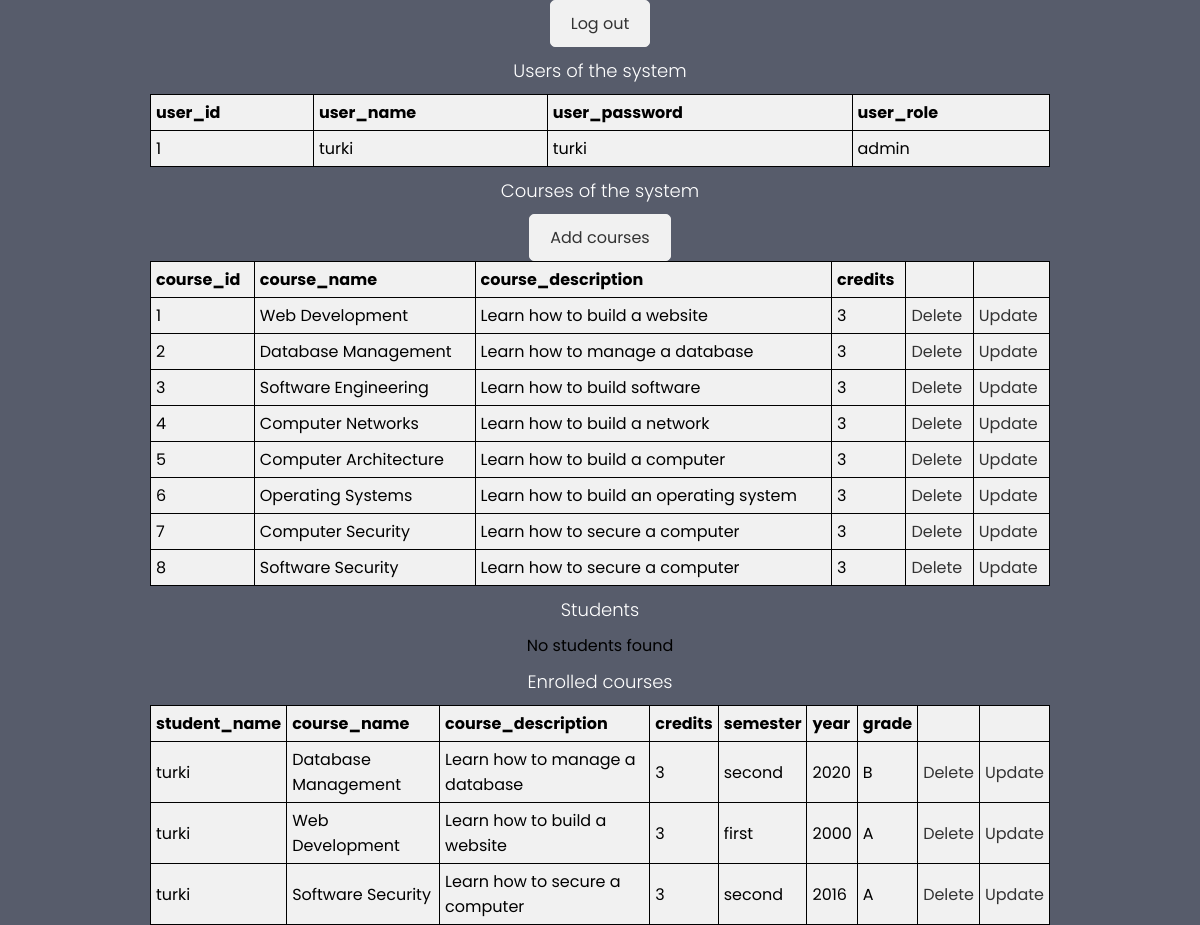
The app's page /admin.php with its own data.
### tables this page shows
CREATE TABLE `users` (
    `user_id` int(11) NOT NULL AUTO_INCREMENT,
    `user_name` varchar(255) NOT NULL,
    `user_email` varchar(255) NOT NULL,
    `user_password` varchar(255) NOT NULL,
    `user_role` varchar(255) NOT NULL,
    PRIMARY KEY (`user_id`)
);

CREATE TABLE `course` (
    `course_id` int(11) NOT NULL AUTO_INCREMENT,
    `course_name` varchar(255) NOT NULL,
    `course_description` varchar(255) NOT NULL,
    `course_credits` int(11) NOT NULL,
    PRIMARY KEY (`course_id`)
);

CREATE TABLE `enrollment` (
    `enrollment_id` int(11) NOT NULL AUTO_INCREMENT,
    `user_id` int(11) NOT NULL,
    `course_id` int(11) NOT NULL,
    `enrollment_semester` varchar(255) NOT NULL,
    `enrollment_year` int(11) NOT NULL,
    `enrollment_grade` varchar(255) NOT NULL,
    PRIMARY KEY (`enrollment_id`),
    FOREIGN KEY (`user_id`) REFERENCES `users` (`user_id`),
    FOREIGN KEY (`course_id`) REFERENCES `course` (`course_id`)
);

### operations.php (called while the page is built, shortened)
<?php
require 'db.php';
class Operations extends DBConfig{
    public $conn;
    protected $servername;
    protected $username;
    protected $password;
    protected $dbname;
    public function __construct(){
        $dbParam = new DBConfig();
        $this->servername = $dbParam->servername;
        $this->username = $dbParam->username;
        $this->password = $dbParam->password;
        $this->dbname = $dbParam->dbname;
    }
    public function dbConnect(){
        try{
            $this->conn = new mysqli($this->servername, $this->username, $this->password, $this->dbname);
            if(mysqli_connect_errno()){
                throw new Exception("Could not connect to database" . mysqli_connect_error());
            }else{
                return true;
            }
        }catch(Exception $e){
            throw new Exception($e->getMessage());
        }
    }
    public function retrieveUsers(){
        try{
            $sql = "SELECT * FROM users ";
            $result = $this->conn->query($sql);
            if($result->num_rows > 0){
                return $result;
            }else{
                throw new Exception("No users found");
            }
        }catch(Exception $e){
            throw new Exception($e->getMessage());
        }
    }
    public function retrieveCourses(){
        try{
            $sql = "SELECT * FROM course";
            $result = $this->conn->query($sql);
            if($result->num_rows > 0){
                return $result;
            }else{
                throw new Exception("No courses found");
            }
        }catch(Exception $e){
            throw new Exception($e->getMessage());
        }
    }
    public function displayEnrolledCourses(){
        try{
            $sql = "SELECT * FROM enrollment INNER JOIN course ON enrollment.course_id = course.course_id INNER JOIN users ON enrollment.user_id = users.user_id";
            $result = $this->conn->query($sql);
            if($result->num_rows > 0){
                return $result;
            }else{
                throw new Exception("No courses found");
            }
        }catch(Exception $e){
            throw new Exception($e->getMessage());
        }
    }
}
?>

### db.php (called while the page is built, shortened)
<?php
class DBConfig{
    public function __construct(){
        $this->servername = "localhost";
        $this->username = "root";
        $this->password = "";
        $this->dbname = "SIS";
    }
}
?>

### admin.php (the view, shortened to what this page needs)
<!DOCTYPE html>
<html lang="en">
<head>
    <link rel="stylesheet" href="style.css">
</head>
<body>
    <ul>
        <li><a href="logout.php" >Log out</a></li>
    </ul>
    <span class="span-style">Users of the system</span>
    <?php
            include_once 'operations.php';
            $operations = new Operations();
            $operations->dbConnect();
            try{
                $result = $operations->retrieveUsers();
                if($result->num_rows > 0){
                    echo "<table>";
                    echo "<tr>";
                    echo "<th>user_id</th>";
                    echo "<th>user_name</th>";
                    echo "<th>user_password</th>";
                    echo "<th>user_role</th>";
                    echo "</tr>";
                    echo "<tr>";
                    while($row = $result->fetch_assoc() ){
                        echo "<td>".$row['user_id']."</td>";
                        echo "<td>".$row['user_name']."</td>";
                        echo "<td>".$row["user_password"]."</td>";
                        echo "<td>".$row["user_role"]."</td>";
                        echo "</tr>";
                    }
                    echo "</table>";
                }else{
                    echo "No users found";
                }
            }catch(Exception $e){
                echo $e->getMessage();
            }
        ?>
        <span class="span-style">Courses of the system</span>
            <ul>
                <li><a href="add.php">Add courses</a></li>
            </ul>
        <?php
            try{
                $result = $operations->retrieveCourses();
                if($result->num_rows > 0){
                    echo "<table>";
                    echo "<tr>";
                    echo "<th>course_id</th>";
                    echo "<th>course_name</th>";
                    echo "<th>course_description</th>";
                    echo "<th>credits</th>";
                    echo "<th></th>";
                    echo "<th></th>";
                    echo "</tr>";
                    echo "<tr>";
                    while($row = $result->fetch_assoc() ){
                        echo "<td>".$row['course_id']."</td>";
                        echo "<td>".$row['course_name']."</td>";
                        echo "<td>".$row["course_description"]."</td>";
                        echo "<td>".$row["course_credits"]."</td>";
                        echo "<td><a href='delete.php?course_id=".$row['course_id']."'>Delete</a></td>";
                        echo "<td><a href='update.php?course_id=".$row['course_id']."'>Update</a></td>";
                        echo "</tr>";
                    }
                    echo "</table>";
                }else{
                    echo "No courses found";
                }
            }catch(Exception $e){
                echo $e->getMessage();
            }
        ?>
        <span class="span-style">Students</span>
        <?php
            try{
                $result = $operations->retrieveStudents();
                if($result->num_rows > 0){
                    echo "<table>";
                    echo "<th>student_id</th>";
                    echo "<th>student_name</th>";
                    echo "<th>student_email</th>";
                    echo "<th>student_password</th>";
                    echo "<th></th>";
                    echo "<th></th>";
                    echo "</tr>";
                    echo "<tr>";
                    while($row = $result->fetch_assoc() ){
                        echo "<td>".$row['user_id']."</td>";
                        echo "<td>".$row['user_name']."</td>";
                        echo "<td>".$row["user_email"]."</td>";
                        echo "<td>".$row["user_password"]."</td>";
                        echo "<td> <a href='delete_user.php?user_id=".$row['user_id']."'>Delete</a></td>";
                        echo "<td> <a href='enroll.php?user_id=".$row['user_id']."'>Enroll</a></td>";
                        echo "</tr>";
                    }
                    echo "</table>";
                }else{
                    echo "No students found";
                }
            }catch(Exception $e){
                echo $e->getMessage();
            }
            ?>
            <span class='span-style'>Enrolled courses</span>
            <?php
            try{
                $result = $operations->displayEnrolledCourses();
                if($result->num_rows > 0){
                    echo "<table>";
                    echo "<tr>";
                    echo "<th>student_name</th>";
                    echo "<th>course_name</th>";
                    echo "<th>course_description</th>";
                    echo "<th>credits</th>";
                    echo "<th>semester</th>";
                    echo "<th>year</th>";
                    echo "<th>grade</th>";
                    echo "<th></th>";
                    echo "<th></th>";
                    echo "</tr>";
                    echo "<tr>";
                    while($row = $result->fetch_assoc() ){
                        echo "<td>".$row["user_name"]."</td>";
                        echo "<td>".$row['course_name']."</td>";
                        echo "<td>".$row["course_description"]."</td>";
                        echo "<td>".$row["course_credits"]."</td>";
                        echo "<td>".$row["enrollment_semester"]."</td>";
                        echo "<td>".$row["enrollment_year"]."</td>";
                        echo "<td>".$row["enrollment_grade"]."</td>";
                        echo "<td><a href='delete_enrollment.php?course_id=".$row['course_id']."&user_id=".$row['user_id']."'>Delete</a></td>";
                        echo "<td><a href='update_enrollment.php?course_id=".$row['course_id']."&user_id=".$row['user_id']."&grade=".$row['enrollment_grade']."&semester=".$row['enrollment_semester']."&year=".$row['enrollment_year']."'>Update</a></td>";
                        echo "</tr>";
                    }
                    echo "</table>";
                }else{
                    echo "No courses found";
                }
            }catch(Exception $e){
                echo $e->getMessage();
            }
        ?>
</body>
</html>

### style.css (style rules this page uses)
* { margin: 0; padding: 0; box-sizing: border-box; font-family: 'Poppins', sans-serif; }
body { background: #575c6b; display: flex; justify-content: center; align-items: center; min-height: 100vh; flex-direction: column; }
ul { list-style: none; display: flex; justify-content: center; flex-direction: row; }
a { text-decoration: none; color: #333; }
li { margin: 0 10px; border: 1px solid #f1f1f1; padding: 10px 20px; border-radius: 5px; background-color: #f1f1f1; }
.span-style { font-size: 18px; font-weight: 300; text-align: center; margin-bottom: 10px; color: white; margin-top: 10px; }

### admin.php (style rules this page uses)
table, th, td { border: 1px solid black; }
table { border-collapse: collapse; }
th, td { padding: 5px; }
th { text-align: left; }
table { width: 75%; }
th,tr,td { background-color: #f1f1f1;color: black; }

### records on screen
users: user_id "1", user_name "turki", user_password "turki", user_role "admin"
course: course_id "1", course_name "Web Development", course_description "Learn how to build a website", course_credits "3"
course: course_id "2", course_name "Database Management", course_description "Learn how to manage a database", course_credits "3"
course: course_id "3", course_name "Software Engineering", course_description "Learn how to build software", course_credits "3"
course: course_id "4", course_name "Computer Networks", course_description "Learn how to build a network", course_credits "3"
course: course_id "5", course_name "Computer Architecture", course_description "Learn how to build a computer", course_credits "3"
course: course_id "6", course_name "Operating Systems", course_description "Learn how to build an operating system", course_credits "3"
course: course_id "7", course_name "Computer Security", course_description "Learn how to secure a computer", course_credits "3"
course: course_id "8", course_name "Software Security", course_description "Learn how to secure a computer", course_credits "3"
enrollment: user.user_name "turki", course.course_name "Database Management", course.course_description "Learn how to manage a database", course.course_credits "3", enrollment_semester "second", enrollment_year "2020", enrollment_grade "B"
enrollment: user.user_name "turki", course.course_name "Web Development", course.course_description "Learn how to build a website", course.course_credits "3", enrollment_semester "first", enrollment_year "2000", enrollment_grade "A"
enrollment: user.user_name "turki", course.course_name "Software Security", course.course_description "Learn how to secure a computer", course.course_credits "3", enrollment_semester "second", enrollment_year "2016", enrollment_grade "A"

### other values on screen
$e->getMessage() "No students found"
